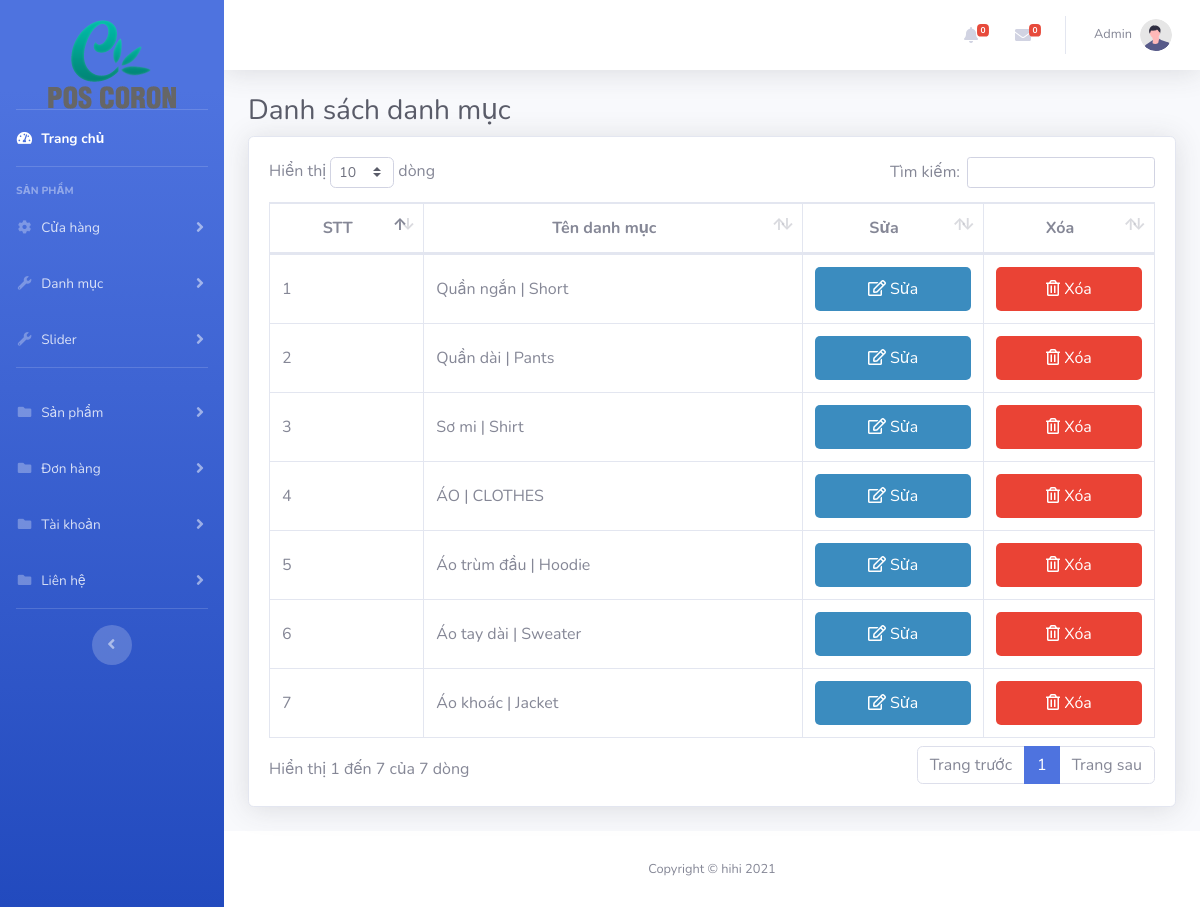
Page /admin/list-category.php (signed in) on the earlier database version.
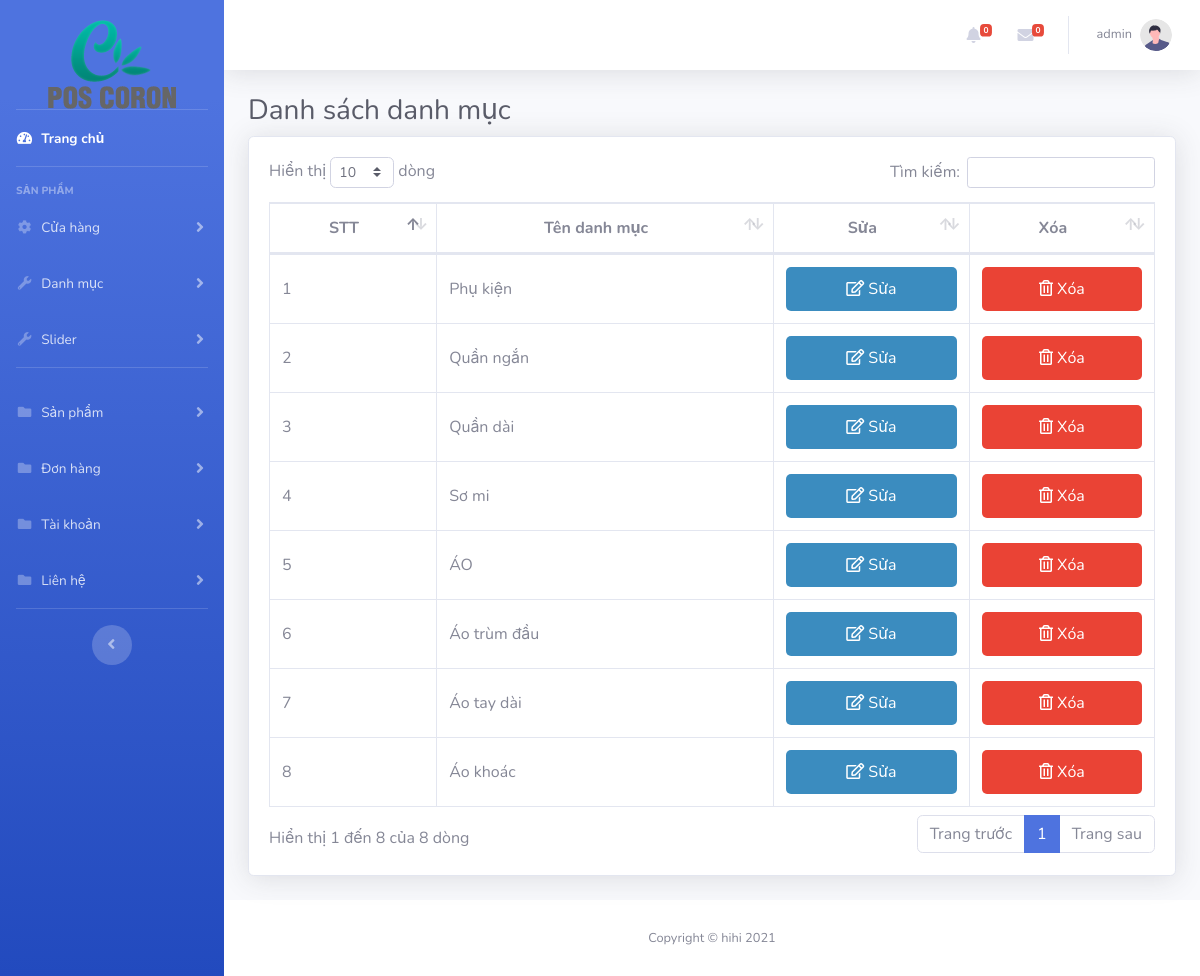
Same page on the later database version.
### tables this page shows
CREATE TABLE `tbl_category` (
  `categoryId` int(11) NOT NULL,
  `categoryName` varchar(255) NOT NULL,
  `categoryLink` varchar(255) NOT NULL
);

### admin/list-category.php (the view, shortened to what this page needs)
<?php
    $title = 'Danh sách danh mục';
    include './inc/header.php';
?>
<body id="page-top">
    <div id="wrapper">
        <?php
            include './inc/sidebar.php';
        ?>
        <div id="content-wrapper" class="d-flex flex-column">
            <div id="content">
                <?php
                    include './inc/navbar.php';
                ?>
                <div class="card shadow mb-4">
                    <div class="card-body">
                        <div class="table-responsive">
                            <table class="table table-bordered" id="dataTable" width="100%" cellspacing="0">
                                <thead>
                                    <tr class="text-center">
                                        <th>STT</th>
                                        <th>Tên danh mục</th>
                                        <th>Sửa</th>
                                        <th>Xóa</th>
                                    </tr>
                                </thead>
                                <tbody>
                                    <?php
                                        $query = "SELECT * FROM tbl_category ORDER BY categoryId DESC";
                                        $result = mysqli_query($connect, $query);
                                        if(mysqli_num_rows($result) > 0)
                                        {
                                            $stt = 0;
                                            while($category = mysqli_fetch_array($result))
                                            {
                                                $stt++;
                                    ?>
                                    <tr>
                                        <td><?php echo $stt; ?></td>
                                        <td><?php echo $category["categoryName"] ?></td>
                                        <td><a href="edit-category.php?editId=<?php echo $category["categoryId"]?>"
                                                class="action-btn edit"><i class="far fa-edit"></i> Sửa</a></td>
                                        <td><a href="?delId=<?php echo $category["categoryId"]?>"
                                                class=" action-btn remove">
                                                <i class="far fa-trash-alt"></i> Xóa
                                            </a></td>
                                    </tr>
                                    <?php
                                          }
                                        }
                                    ?>
                                </tbody>
                            </table>
                        </div>
                    </div>
                </div>
            </div>
        </div>
        <?php
    include './inc/footer.php';
    ?>

### admin/inc/navbar.php (shortened to what this page needs)
<nav class="navbar navbar-expand navbar-light bg-white topbar mb-4 static-top shadow">
    <ul class="navbar-nav ml-auto">
        <li class="nav-item dropdown no-arrow mx-1">
            <?php
                 $result = mysqli_query($connect, "SELECT DISTINCT
                 tbl_order.orderCode,
                 orderTime,
                 orderStatus,
                 tbl_customer.*
                 FROM
                     tbl_order
                 INNER JOIN tbl_customer ON tbl_customer.customerId = tbl_order.customerId
                 WHERE
                     orderStatus = 'received'
                 ORDER BY
                     orderTime
                 DESC");
            ?>
            <a class="nav-link dropdown-toggle" href="#" id="alertsDropdown" role="button" data-toggle="dropdown"
                aria-haspopup="true" aria-expanded="false">
                <i class="fas fa-bell fa-fw"></i>
                <span class="badge badge-danger badge-counter"><?php echo mysqli_num_rows($result) ?></span>
            </a>
        </li>
        <li class="nav-item dropdown no-arrow mx-1">
            <a class="nav-link dropdown-toggle" href="#" id="messagesDropdown" role="button" data-toggle="dropdown"
                aria-haspopup="true" aria-expanded="false">
                <i class="fas fa-envelope fa-fw"></i>
                <?php
                    $query = "SELECT * FROM tbl_contact WHERE contactStatus = 0 ORDER BY contactId DESC";
                    $result = mysqli_query($connect, $query);
                ?>
                <span class="badge badge-danger badge-counter"><?php echo mysqli_num_rows($result)?></span>
            </a>
        </li>
        <li class="nav-item dropdown no-arrow">
            <a class="nav-link dropdown-toggle" href="#" id="userDropdown" role="button" data-toggle="dropdown"
                aria-haspopup="true" aria-expanded="false">
                <span class="mr-2 d-none d-lg-inline text-gray-600 small"><?php echo $_SESSION['adminName'] ?></span>
                <img class="img-profile rounded-circle" src="img/undraw_profile.svg">
            </a>
        </li>
    </ul>
</nav>
<div class="container-fluid">
    <h1 class="h3 mb-2 text-gray-800"><?php echo $title ?></h1>

Differences in the rows shown:
added tbl_category: categoryName "Phụ kiện"
changed tbl_category: categoryName "Quần ngắn | Short" → "Quần ngắn"
changed tbl_category: categoryName "Quần dài | Pants" → "Quần dài"
changed tbl_category (number 4 of 8 on the later page): categoryName "Sơ mi | Shirt" → "Sơ mi"
changed tbl_category (number 5 of 8 on the later page): categoryName "ÁO | CLOTHES" → "ÁO"
changed tbl_category: categoryName "Áo trùm đầu | Hoodie" → "Áo trùm đầu"
changed tbl_category: categoryName "Áo tay dài | Sweater" → "Áo tay dài"
changed tbl_category: categoryName "Áo khoác | Jacket" → "Áo khoác"
Other differences:
$_SESSION['adminName']: "Admin" → "admin"
text written by a page script: "Hiển thị dòng Tìm kiếm: Hiển thị 1 đến 7 của 7 dòng Trang trước 1 Trang sau" → "Hiển thị dòng Tìm kiếm: Hiển thị 1 đến 8 của 8 dòng Trang trước 1 Trang sau"
